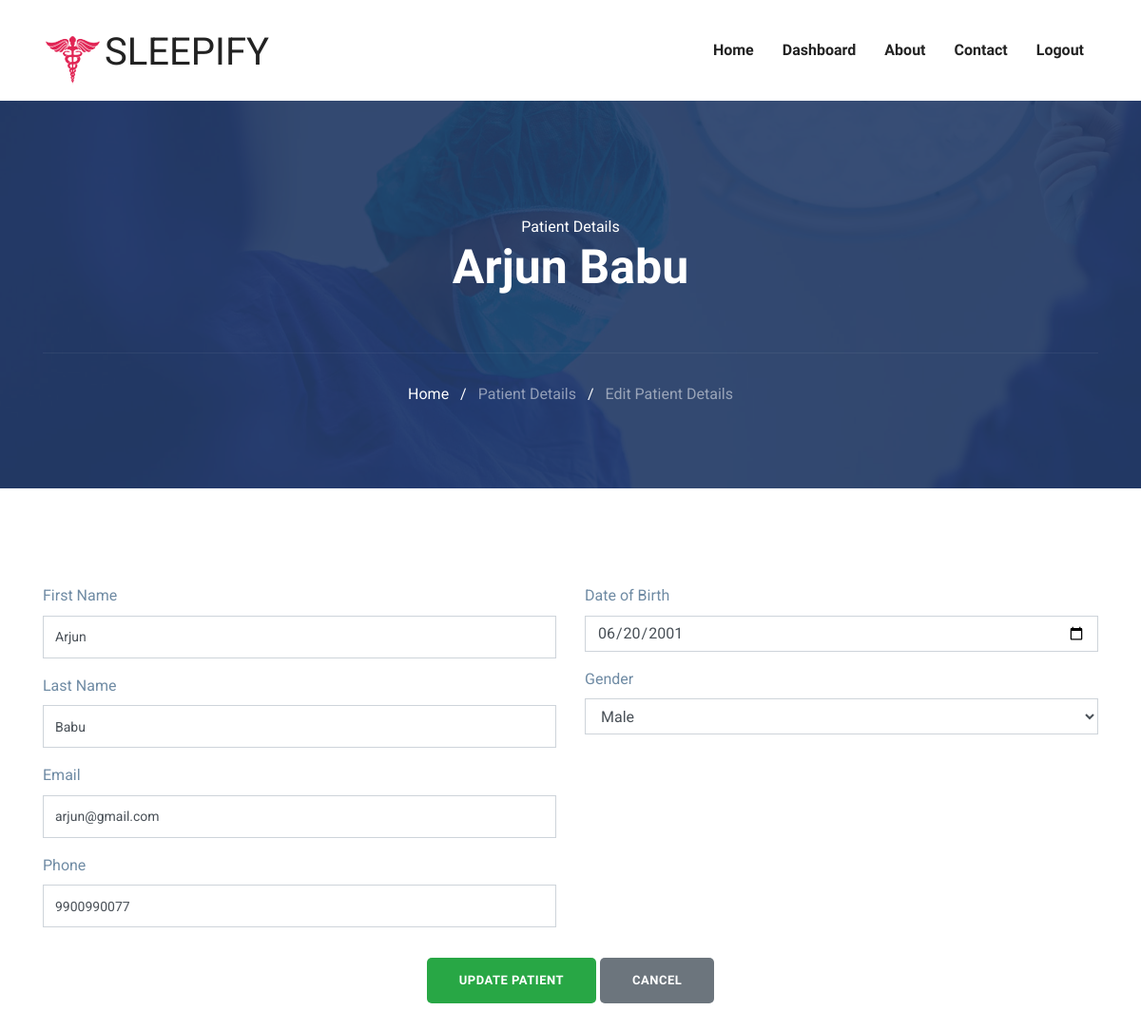
Screenshot of /patient/patientProfileEdit/ (signed in) with the database file from the repository.
### users/models.py (models this page shows, shortened)
class Patient(models.Model):
    fname = models.CharField(max_length=150)
    lname = models.CharField(max_length=150)
    dob = models.DateField(default='2001-01-01')
    gender_choices = (("Male","Male"),("Female","Female"))
    gender = models.CharField(max_length=20,default=None,null=True,blank=True,choices=gender_choices)
    email = models.EmailField( max_length=150,unique=True)
    phone = models.CharField(max_length=15,null=True,blank=True)
    password = models.CharField(max_length=150)
    created_on = models.DateField(auto_now_add=True)

### patient/views.py (the view, shortened to what this page needs)
# urls.py: path('patientProfileEdit/',views.patientProfileEdit,name="patientProfileEdit"),
@patient_login_required()
def patientProfileEdit(request):
    patient = get_object_or_404(Patient, id=request.session['patient_id'])
    return render(request, 'patient/patient-edit.html', {'patient': patient})

### templates/patient/patient-edit.html (shortened to what this page needs)
{% extends "../base.html" %}
{% load static %}
{% block body %}
{% include "patient/nav.html" %}
<section class="page-title bg-1">
    <div class="container">
      <div class="row">
        <div class="col-md-12">
          <div class="block text-center">
            <span class="text-white">Patient Details</span>
            <h1 class="text-capitalize mb-5 text-lg">{{patient.fname}} {{patient.lname}}</h1>
            <ul class="list-inline breadcumb-nav">
                <li class="list-inline-item"><a href="{% url 'patientHome' %}" class="text-white">Home</a></li>
                <li class="list-inline-item"><span class="text-white">/</span></li>
                <li class="list-inline-item"><a href="{% url 'patientProfile' %}" class="text-white-50">Patient Details</a></li>
                <li class="list-inline-item"><span class="text-white">/</span></li>
                <li class="list-inline-item"><a href="#" class="text-white-50">Edit Patient Details</a></li>
              </ul>
          </div>
        </div>
      </div>
    </div>
  </section>
  <section class="section doctor-single">
    <div class="container">
        <form method="POST" action="" enctype="multipart/form-data">
            <div class="row">
                <div class="col-md-6">
                    <div class="mb-3">
                        <label>First Name</label>
                        <input type="text" name="fname" class="form-control" value="{{ patient.fname }}" required>
                    </div>
                    <div class="mb-3">
                        <label>Last Name</label>
                        <input type="text" name="lname" class="form-control" value="{{ patient.lname }}" required>
                    </div>
                    <div class="mb-3">
                        <label>Email</label>
                        <input type="email" name="email" class="form-control" value="{{ patient.email }}" required>
                    </div>
                    <div class="mb-3">
                        <label>Phone</label>
                        <input type="text" name="phone" maxlength="10" class="form-control" pattern="\d*" inputmode="numeric" value="{{ patient.phone }}">
                    </div>
                </div>
                <div class="col-md-6">
                    <div class="mb-3">
                        <label>Date of Birth</label>
                        <input type="date" name="dob" id="dob" class="form-control" value="{{ patient.dob|date:'Y-m-d' }}" required>
                    </div>
                    <div class="mb-3">
                        <label>Gender</label>
                        <select name="gender" class="form-control">
                            <option value="Male" {% if patient.gender == "Male" %}selected{% endif %}>Male</option>
                        </select>
                    </div>
                </div>
            </div>
            <div class="row mt-3">
                <div class="col text-center">
                    <button type="submit" class="btn btn-success">Update Patient</button>
                    <a href="{% url 'patientProfile'  %}" class="btn btn-secondary">Cancel</a>
                </div>
            </div>
        </form>
    </div>
</section>
{% endblock body %}

### static/css/style.css (style rules this page uses)
html { overflow-x: hidden; }
body { line-height: 1.6; font-family: "Roboto", sans-serif; -webkit-font-smoothing: antialiased; font-size: 16px; color: #6F8BA4; font-weight: 400; }
h1, .h1, h2, .h2, h3, .h3, h4, .h4, h5, .h5, h6, .h6 { font-family: "Exo", sans-serif; font-weight: 700; color: #222; }
h1, .h1 { font-size: 2.5rem; }
input[type="email"], input[type="password"], input[type="text"], input[type="tel"] { box-shadow: none; height: 45px; outline: none; font-size: 14px; }
.form-control { box-shadow: none; border-radius: 0; }
.btn { display: inline-block; font-size: 14px; font-size: 0.8125rem; font-weight: 700; letter-spacing: .5px; padding: .75rem 2rem; font-family: "Exo", sans-serif; text-transform: uppercase; border-radius: 5px; border: 2px solid transparent; transition: all .35s ease; }
.section { padding: 100px 0; }
.text-lg { font-size: 3.75rem; }
a { color: #222; text-decoration: none; transition: all .35s ease; }
.page-title { padding: 120px 0px 70px 0px; position: relative; }
.page-title .block h1 { color: #fff; }
.page-title .breadcumb-nav { margin-top: 60px; padding-top: 30px; border-top: 1px solid rgba(255, 255, 255, 0.06); }
.text-lg { font-size: 50px; }
.bg-1 { background: url("../images/22.jpg") no-repeat 50% 50%; background-size: cover; position: relative; }

### rows the page displays
Patient: fname "Arjun", lname "Babu", email "arjun@gmail.com", phone "9900990077", dob "06/20/2001", gender "Male"
